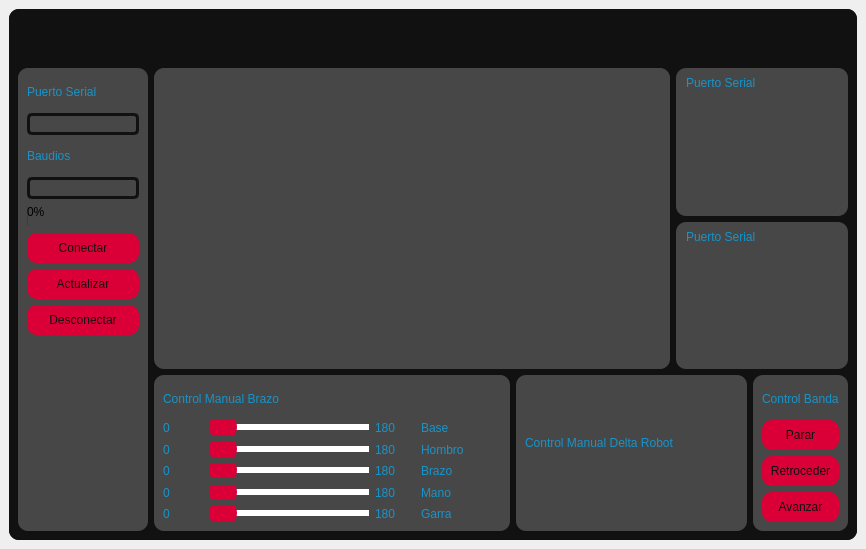
<?xml version="1.0" encoding="UTF-8"?>
<ui version="4.0">
 <class>MainWindow</class>
 <widget class="QMainWindow" name="MainWindow">
  <property name="geometry">
   <rect>
    <x>0</x>
    <y>0</y>
    <width>866</width>
    <height>549</height>
   </rect>
  </property>
  <property name="windowTitle">
   <string>MainWindow</string>
  </property>
  <widget class="QWidget" name="centralwidget">
   <layout class="QVBoxLayout" name="verticalLayout">
    <item>
     <widget class="QFrame" name="frame">
      <property name="styleSheet">
       <string notr="true">background-color: rgb(17, 17, 17);
border-radius: 10px;</string>
      </property>
      <property name="frameShape">
       <enum>QFrame::StyledPanel</enum>
      </property>
      <property name="frameShadow">
       <enum>QFrame::Raised</enum>
      </property>
      <layout class="QVBoxLayout" name="verticalLayout_2">
       <property name="spacing">
        <number>0</number>
       </property>
       <property name="leftMargin">
        <number>0</number>
       </property>
       <property name="topMargin">
        <number>0</number>
       </property>
       <property name="rightMargin">
        <number>0</number>
       </property>
       <property name="bottomMargin">
        <number>0</number>
       </property>
       <item>
        <widget class="QFrame" name="frame_superior">
         <property name="minimumSize">
          <size>
           <width>0</width>
           <height>50</height>
          </size>
         </property>
         <property name="maximumSize">
          <size>
           <width>16777215</width>
           <height>50</height>
          </size>
         </property>
         <property name="styleSheet">
          <string notr="true">
QFrame{
background-color: rgb(17,17,17);
}

QPushButton{
border-radius:18px;
background-color:rgb(17,17,17);
}

QPushButton:hover{
background-color:rgb(44,44,44);
}</string>
         </property>
         <property name="frameShape">
          <enum>QFrame::StyledPanel</enum>
         </property>
         <property name="frameShadow">
          <enum>QFrame::Raised</enum>
         </property>
         <layout class="QHBoxLayout" name="horizontalLayout">
          <property name="leftMargin">
           <number>10</number>
          </property>
          <property name="topMargin">
           <number>0</number>
          </property>
          <property name="rightMargin">
           <number>10</number>
          </property>
          <property name="bottomMargin">
           <number>0</number>
          </property>
          <item>
           <spacer name="horizontalSpacer">
            <property name="orientation">
             <enum>Qt::Horizontal</enum>
            </property>
            <property name="sizeHint" stdset="0">
             <size>
              <width>594</width>
              <height>13</height>
             </size>
            </property>
           </spacer>
          </item>
          <item>
           <widget class="QPushButton" name="bt_minimizar">
            <property name="minimumSize">
             <size>
              <width>38</width>
              <height>38</height>
             </size>
            </property>
            <property name="maximumSize">
             <size>
              <width>38</width>
              <height>38</height>
             </size>
            </property>
            <property name="text">
             <string/>
            </property>
            <property name="icon">
             <iconset>
              <normaloff>imagenes/icons8-minimizar-64.png</normaloff>imagenes/icons8-minimizar-64.png</iconset>
            </property>
            <property name="iconSize">
             <size>
              <width>36</width>
              <height>36</height>
             </size>
            </property>
           </widget>
          </item>
          <item>
           <widget class="QPushButton" name="bt_maximizar">
            <property name="minimumSize">
             <size>
              <width>38</width>
              <height>38</height>
             </size>
            </property>
            <property name="maximumSize">
             <size>
              <width>38</width>
              <height>38</height>
             </size>
            </property>
            <property name="text">
             <string/>
            </property>
            <property name="icon">
             <iconset>
              <normaloff>imagenes/icons8-maximizar-64.png</normaloff>imagenes/icons8-maximizar-64.png</iconset>
            </property>
            <property name="iconSize">
             <size>
              <width>36</width>
              <height>36</height>
             </size>
            </property>
           </widget>
          </item>
          <item>
           <widget class="QPushButton" name="bt_normal">
            <property name="minimumSize">
             <size>
              <width>38</width>
              <height>38</height>
             </size>
            </property>
            <property name="maximumSize">
             <size>
              <width>38</width>
              <height>38</height>
             </size>
            </property>
            <property name="text">
             <string/>
            </property>
            <property name="icon">
             <iconset>
              <normaloff>imagenes/icons8-maximizar-48.png</normaloff>imagenes/icons8-maximizar-48.png</iconset>
            </property>
            <property name="iconSize">
             <size>
              <width>36</width>
              <height>36</height>
             </size>
            </property>
           </widget>
          </item>
          <item>
           <widget class="QPushButton" name="bt_cerrar">
            <property name="minimumSize">
             <size>
              <width>38</width>
              <height>38</height>
             </size>
            </property>
            <property name="maximumSize">
             <size>
              <width>38</width>
              <height>38</height>
             </size>
            </property>
            <property name="text">
             <string/>
            </property>
            <property name="icon">
             <iconset>
              <normaloff>imagenes/icons8-cerrar-ventana-48.png</normaloff>imagenes/icons8-cerrar-ventana-48.png</iconset>
            </property>
            <property name="iconSize">
             <size>
              <width>36</width>
              <height>36</height>
             </size>
            </property>
           </widget>
          </item>
         </layout>
        </widget>
       </item>
       <item>
        <widget class="QFrame" name="frame_3">
         <property name="frameShape">
          <enum>QFrame::StyledPanel</enum>
         </property>
         <property name="frameShadow">
          <enum>QFrame::Raised</enum>
         </property>
         <layout class="QVBoxLayout" name="verticalLayout_5">
          <item>
           <layout class="QHBoxLayout" name="horizontalLayout_4" stretch="3,16">
            <item>
             <widget class="QFrame" name="frame_2">
              <property name="styleSheet">
               <string notr="true">
background-color: rgb(71,71,71);
</string>
              </property>
              <property name="frameShape">
               <enum>QFrame::StyledPanel</enum>
              </property>
              <property name="frameShadow">
               <enum>QFrame::Raised</enum>
              </property>
              <layout class="QVBoxLayout" name="verticalLayout_6">
               <item>
                <widget class="QLabel" name="label">
                 <property name="minimumSize">
                  <size>
                   <width>0</width>
                   <height>30</height>
                  </size>
                 </property>
                 <property name="styleSheet">
                  <string notr="true">color:rgb(24, 147, 200);
font: 87 12p &quot;Arial Black&quot;;
</string>
                 </property>
                 <property name="text">
                  <string>Puerto Serial</string>
                 </property>
                </widget>
               </item>
               <item>
                <widget class="QComboBox" name="cb_list_ports">
                 <property name="styleSheet">
                  <string notr="true">QComboBox{
border: 3px solid #111111;
border-radius: 5px;
min-width: 6em;
color: rgb(218, 0, 55);
font: 87 10pt &quot;Arial Black&quot;;
}

QComboBox::drop-down{
subcontrol-origin: padding;
subcontrol-position: top right;
width: 15px;
border-left-color:#111111;
border-left-style:solid;
border-top-right-radius:4px;
border-bottom-right-radius:4px;
}

QComboBox QAbstractItemView{
background: #2c2c2c;
selection-background-color:#ff0037
color: #111111
}	</string>
                 </property>
                </widget>
               </item>
               <item>
                <widget class="QLabel" name="label_3">
                 <property name="minimumSize">
                  <size>
                   <width>0</width>
                   <height>30</height>
                  </size>
                 </property>
                 <property name="styleSheet">
                  <string notr="true">color:rgb(24, 147, 200);
font: 87 12p &quot;Arial Black&quot;;
</string>
                 </property>
                 <property name="text">
                  <string>Baudios</string>
                 </property>
                </widget>
               </item>
               <item>
                <widget class="QComboBox" name="cb_list_baudrates">
                 <property name="styleSheet">
                  <string notr="true">QComboBox{
border: 3px solid #111111;
border-radius: 5px;
min-width: 6em;
color: rgb(218, 0, 55);
font: 87 10pt &quot;Arial Black&quot;;
}

QComboBox::drop-down{
subcontrol-origin: padding;
subcontrol-position: top right;
width: 15px;
border-left-color:#111111;
border-left-style:solid;
border-top-right-radius:4px;
border-bottom-right-radius:4px;
}

QComboBox QAbstractItemView{
background: #2c2c2c;
selection-background-color:#ff0037
color: #111111
}	</string>
                 </property>
                </widget>
               </item>
               <item>
                <widget class="QProgressBar" name="progressBarConection">
                 <property name="value">
                  <number>0</number>
                 </property>
                </widget>
               </item>
               <item>
                <widget class="QPushButton" name="bt_connect">
                 <property name="minimumSize">
                  <size>
                   <width>0</width>
                   <height>30</height>
                  </size>
                 </property>
                 <property name="maximumSize">
                  <size>
                   <width>16777215</width>
                   <height>30</height>
                  </size>
                 </property>
                 <property name="styleSheet">
                  <string notr="true">QPushButton{
background-color: rgb(218,0,55);
font: 87 12pt &quot;Arial Black&quot;;

color: rgb(17,17,17);

}

QPushButton:hover{
background-color:rgb(17,17,17);
font:87 12pt &quot;Arial Black&quot;;
color: rgb(218,0,55);
}</string>
                 </property>
                 <property name="text">
                  <string>Conectar</string>
                 </property>
                </widget>
               </item>
               <item>
                <widget class="QPushButton" name="bt_update">
                 <property name="minimumSize">
                  <size>
                   <width>0</width>
                   <height>30</height>
                  </size>
                 </property>
                 <property name="maximumSize">
                  <size>
                   <width>16777215</width>
                   <height>30</height>
                  </size>
                 </property>
                 <property name="styleSheet">
                  <string notr="true">QPushButton{
background-color: rgb(218,0,55);
font: 87 12pt &quot;Arial Black&quot;;

color: rgb(17,17,17);

}

QPushButton:hover{
background-color:rgb(17,17,17);
font:87 12pt &quot;Arial Black&quot;;
color: rgb(218,0,55);
}</string>
                 </property>
                 <property name="text">
                  <string>Actualizar</string>
                 </property>
                </widget>
               </item>
               <item>
                <widget class="QPushButton" name="bt_disconnect">
                 <property name="minimumSize">
                  <size>
                   <width>0</width>
                   <height>30</height>
                  </size>
                 </property>
                 <property name="maximumSize">
                  <size>
                   <width>16777215</width>
                   <height>30</height>
                  </size>
                 </property>
                 <property name="styleSheet">
                  <string notr="true">QPushButton{
background-color: rgb(218,0,55);
font: 87 12pt &quot;Arial Black&quot;;

color: rgb(17,17,17);

}

QPushButton:hover{
background-color:rgb(17,17,17);
font:87 12pt &quot;Arial Black&quot;;
color: rgb(218,0,55);
}</string>
                 </property>
                 <property name="text">
                  <string>Desconectar</string>
                 </property>
                </widget>
               </item>
               <item>
                <spacer name="verticalSpacer">
                 <property name="orientation">
                  <enum>Qt::Vertical</enum>
                 </property>
                 <property name="sizeHint" stdset="0">
                  <size>
                   <width>20</width>
                   <height>40</height>
                  </size>
                 </property>
                </spacer>
               </item>
               <item>
                <widget class="QLabel" name="label_2">
                 <property name="minimumSize">
                  <size>
                   <width>80</width>
                   <height>80</height>
                  </size>
                 </property>
                 <property name="maximumSize">
                  <size>
                   <width>80</width>
                   <height>80</height>
                  </size>
                 </property>
                 <property name="text">
                  <string/>
                 </property>
                 <property name="pixmap">
                  <pixmap>imagenes/icons8-robot-50.png</pixmap>
                 </property>
                </widget>
               </item>
              </layout>
             </widget>
            </item>
            <item>
             <layout class="QVBoxLayout" name="verticalLayout_4" stretch="5,2">
              <item>
               <layout class="QHBoxLayout" name="horizontalLayout_3" stretch="3,1">
                <item>
                 <widget class="QFrame" name="frame_6">
                  <property name="styleSheet">
                   <string notr="true">background-color:rgb(71, 71, 71);</string>
                  </property>
                  <property name="frameShape">
                   <enum>QFrame::StyledPanel</enum>
                  </property>
                  <property name="frameShadow">
                   <enum>QFrame::Raised</enum>
                  </property>
                 </widget>
                </item>
                <item>
                 <layout class="QVBoxLayout" name="verticalLayout_3">
                  <item>
                   <widget class="QFrame" name="frame_8">
                    <property name="styleSheet">
                     <string notr="true">background-color:rgb(71, 71, 71);</string>
                    </property>
                    <property name="frameShape">
                     <enum>QFrame::StyledPanel</enum>
                    </property>
                    <property name="frameShadow">
                     <enum>QFrame::Raised</enum>
                    </property>
                    <widget class="QLabel" name="label_23">
                     <property name="geometry">
                      <rect>
                       <x>10</x>
                       <y>0</y>
                       <width>114</width>
                       <height>30</height>
                      </rect>
                     </property>
                     <property name="minimumSize">
                      <size>
                       <width>0</width>
                       <height>30</height>
                      </size>
                     </property>
                     <property name="styleSheet">
                      <string notr="true">color:rgb(24, 147, 200);
font: 87 12p &quot;Arial Black&quot;;
</string>
                     </property>
                     <property name="text">
                      <string>Puerto Serial</string>
                     </property>
                    </widget>
                   </widget>
                  </item>
                  <item>
                   <widget class="QFrame" name="frame_9">
                    <property name="styleSheet">
                     <string notr="true">background-color:rgb(71, 71, 71);</string>
                    </property>
                    <property name="frameShape">
                     <enum>QFrame::StyledPanel</enum>
                    </property>
                    <property name="frameShadow">
                     <enum>QFrame::Raised</enum>
                    </property>
                    <widget class="QLabel" name="label_24">
                     <property name="geometry">
                      <rect>
                       <x>10</x>
                       <y>0</y>
                       <width>114</width>
                       <height>30</height>
                      </rect>
                     </property>
                     <property name="minimumSize">
                      <size>
                       <width>0</width>
                       <height>30</height>
                      </size>
                     </property>
                     <property name="styleSheet">
                      <string notr="true">color:rgb(24, 147, 200);
font: 87 12p &quot;Arial Black&quot;;
</string>
                     </property>
                     <property name="text">
                      <string>Puerto Serial</string>
                     </property>
                    </widget>
                   </widget>
                  </item>
                 </layout>
                </item>
               </layout>
              </item>
              <item>
               <layout class="QHBoxLayout" name="horizontalLayout_2" stretch="0,0,0">
                <item>
                 <widget class="QFrame" name="frame_4">
                  <property name="styleSheet">
                   <string notr="true">background-color:rgb(71, 71, 71);</string>
                  </property>
                  <property name="frameShape">
                   <enum>QFrame::StyledPanel</enum>
                  </property>
                  <property name="frameShadow">
                   <enum>QFrame::Raised</enum>
                  </property>
                  <layout class="QVBoxLayout" name="verticalLayout_7">
                   <item>
                    <widget class="QLabel" name="label_26">
                     <property name="minimumSize">
                      <size>
                       <width>0</width>
                       <height>30</height>
                      </size>
                     </property>
                     <property name="styleSheet">
                      <string notr="true">color:rgb(24, 147, 200);
font: 87 12p &quot;Arial Black&quot;;
</string>
                     </property>
                     <property name="text">
                      <string>Control Manual Brazo</string>
                     </property>
                    </widget>
                   </item>
                   <item>
                    <layout class="QHBoxLayout" name="horizontalLayout_5">
                     <item>
                      <widget class="QLabel" name="labelInfo1">
                       <property name="minimumSize">
                        <size>
                         <width>40</width>
                         <height>0</height>
                        </size>
                       </property>
                       <property name="styleSheet">
                        <string notr="true">color:rgb(24, 147, 200);
font: 87 12p &quot;Arial Black&quot;;
</string>
                       </property>
                       <property name="text">
                        <string>0</string>
                       </property>
                      </widget>
                     </item>
                     <item>
                      <widget class="QSlider" name="trackBarServo1">
                       <property name="minimumSize">
                        <size>
                         <width>160</width>
                         <height>0</height>
                        </size>
                       </property>
                       <property name="styleSheet">
                        <string notr="true">QSlider::groove:horizontal{
border:1px solid #da0037;
height: 4px;
background: #da0037;
}

QSlider::handle:horizontal{
background: rgb(218,0,55);

width:28px;
height:28px;

left: 11px;
right: 11px;

margin: -12px;
border-radius: 14px;
}

QSlider::add-page:horizontal{
background-color:white;
border: 1px solid white;
}</string>
                       </property>
                       <property name="maximum">
                        <number>180</number>
                       </property>
                       <property name="orientation">
                        <enum>Qt::Horizontal</enum>
                       </property>
                      </widget>
                     </item>
                     <item>
                      <widget class="QLabel" name="label_4">
                       <property name="minimumSize">
                        <size>
                         <width>40</width>
                         <height>0</height>
                        </size>
                       </property>
                       <property name="styleSheet">
                        <string notr="true">color:rgb(24, 147, 200);
font: 87 12p &quot;Arial Black&quot;;
</string>
                       </property>
                       <property name="text">
                        <string>180</string>
                       </property>
                      </widget>
                     </item>
                     <item>
                      <widget class="QLabel" name="label_12">
                       <property name="minimumSize">
                        <size>
                         <width>80</width>
                         <height>0</height>
                        </size>
                       </property>
                       <property name="styleSheet">
                        <string notr="true">color:rgb(24, 147, 200);
font: 87 12p &quot;Arial Black&quot;;
</string>
                       </property>
                       <property name="text">
                        <string>Base</string>
                       </property>
                      </widget>
                     </item>
                    </layout>
                   </item>
                   <item>
                    <layout class="QHBoxLayout" name="horizontalLayout_6">
                     <item>
                      <widget class="QLabel" name="labelInfo2">
                       <property name="minimumSize">
                        <size>
                         <width>40</width>
                         <height>0</height>
                        </size>
                       </property>
                       <property name="styleSheet">
                        <string notr="true">color:rgb(24, 147, 200);
font: 87 12p &quot;Arial Black&quot;;
</string>
                       </property>
                       <property name="text">
                        <string>0</string>
                       </property>
                      </widget>
                     </item>
                     <item>
                      <widget class="QSlider" name="trackBarServo2">
                       <property name="minimumSize">
                        <size>
                         <width>160</width>
                         <height>0</height>
                        </size>
                       </property>
                       <property name="styleSheet">
                        <string notr="true">QSlider::groove:horizontal{
border:1px solid #da0037;
height: 4px;
background: #da0037;
}

QSlider::handle:horizontal{
background: rgb(218,0,55);

width:28px;
height:28px;

left: 11px;
right: 11px;

margin: -12px;
border-radius: 14px;
}

QSlider::add-page:horizontal{
background-color:white;
border: 1px solid white;
}</string>
                       </property>
                       <property name="maximum">
                        <number>180</number>
                       </property>
                       <property name="orientation">
                        <enum>Qt::Horizontal</enum>
                       </property>
                      </widget>
                     </item>
                     <item>
                      <widget class="QLabel" name="label_5">
                       <property name="minimumSize">
                        <size>
                         <width>40</width>
                         <height>0</height>
                        </size>
                       </property>
                       <property name="styleSheet">
                        <string notr="true">color:rgb(24, 147, 200);
font: 87 12p &quot;Arial Black&quot;;
</string>
                       </property>
                       <property name="text">
                        <string>180</string>
                       </property>
                      </widget>
                     </item>
                     <item>
                      <widget class="QLabel" name="label_13">
                       <property name="minimumSize">
                        <size>
                         <width>80</width>
                         <height>0</height>
                        </size>
                       </property>
                       <property name="styleSheet">
                        <string notr="true">color:rgb(24, 147, 200);
font: 87 12p &quot;Arial Black&quot;;
</string>
                       </property>
                       <property name="text">
                        <string>Hombro</string>
                       </property>
                      </widget>
                     </item>
                    </layout>
                   </item>
                   <item>
                    <layout class="QHBoxLayout" name="horizontalLayout_7">
                     <item>
                      <widget class="QLabel" name="labelInfo3">
                       <property name="minimumSize">
                        <size>
                         <width>40</width>
                         <height>0</height>
                        </size>
                       </property>
                       <property name="styleSheet">
                        <string notr="true">color:rgb(24, 147, 200);
font: 87 12p &quot;Arial Black&quot;;
</string>
                       </property>
                       <property name="text">
                        <string>0</string>
                       </property>
                      </widget>
                     </item>
                     <item>
                      <widget class="QSlider" name="trackBarServo3">
                       <property name="minimumSize">
                        <size>
                         <width>160</width>
                         <height>0</height>
                        </size>
                       </property>
                       <property name="styleSheet">
                        <string notr="true">QSlider::groove:horizontal{
border:1px solid #da0037;
height: 4px;
background: #da0037;
}

QSlider::handle:horizontal{
background: rgb(218,0,55);

width:28px;
height:28px;

left: 11px;
right: 11px;

margin: -12px;
border-radius: 14px;
}

QSlider::add-page:horizontal{
background-color:white;
border: 1px solid white;
}</string>
                       </property>
                       <property name="maximum">
                        <number>180</number>
                       </property>
                       <property name="orientation">
                        <enum>Qt::Horizontal</enum>
                       </property>
                      </widget>
                     </item>
                     <item>
                      <widget class="QLabel" name="label_6">
                       <property name="minimumSize">
                        <size>
                         <width>40</width>
                         <height>0</height>
                        </size>
                       </property>
                       <property name="styleSheet">
                        <string notr="true">color:rgb(24, 147, 200);
font: 87 12p &quot;Arial Black&quot;;
</string>
                       </property>
                       <property name="text">
                        <string>180</string>
                       </property>
                      </widget>
                     </item>
                     <item>
                      <widget class="QLabel" name="label_14">
                       <property name="minimumSize">
                        <size>
                         <width>80</width>
                         <height>0</height>
                        </size>
                       </property>
                       <property name="styleSheet">
                        <string notr="true">color:rgb(24, 147, 200);
font: 87 12p &quot;Arial Black&quot;;
</string>
                       </property>
                       <property name="text">
                        <string>Brazo</string>
                       </property>
                      </widget>
                     </item>
                    </layout>
                   </item>
                   <item>
                    <layout class="QHBoxLayout" name="horizontalLayout_15">
                     <item>
                      <widget class="QLabel" name="labelInfo4">
                       <property name="minimumSize">
                        <size>
                         <width>40</width>
                         <height>0</height>
                        </size>
                       </property>
                       <property name="styleSheet">
                        <string notr="true">color:rgb(24, 147, 200);
font: 87 12p &quot;Arial Black&quot;;
</string>
                       </property>
                       <property name="text">
                        <string>0</string>
                       </property>
                      </widget>
                     </item>
                     <item>
                      <widget class="QSlider" name="trackBarServo4">
                       <property name="minimumSize">
                        <size>
                         <width>160</width>
                         <height>0</height>
                        </size>
                       </property>
                       <property name="styleSheet">
                        <string notr="true">QSlider::groove:horizontal{
border:1px solid #da0037;
height: 4px;
background: #da0037;
}

QSlider::handle:horizontal{
background: rgb(218,0,55);

width:28px;
height:28px;

left: 11px;
right: 11px;

margin: -12px;
border-radius: 14px;
}

QSlider::add-page:horizontal{
background-color:white;
border: 1px solid white;
}</string>
                       </property>
                       <property name="maximum">
                        <number>180</number>
                       </property>
                       <property name="orientation">
                        <enum>Qt::Horizontal</enum>
                       </property>
                      </widget>
                     </item>
                     <item>
                      <widget class="QLabel" name="label_19">
                       <property name="minimumSize">
                        <size>
                         <width>40</width>
                         <height>0</height>
                        </size>
                       </property>
                       <property name="styleSheet">
                        <string notr="true">color:rgb(24, 147, 200);
font: 87 12p &quot;Arial Black&quot;;
</string>
                       </property>
                       <property name="text">
                        <string>180</string>
                       </property>
                      </widget>
                     </item>
                     <item>
                      <widget class="QLabel" name="label_20">
                       <property name="minimumSize">
                        <size>
                         <width>80</width>
                         <height>0</height>
                        </size>
                       </property>
                       <property name="styleSheet">
                        <string notr="true">color:rgb(24, 147, 200);
font: 87 12p &quot;Arial Black&quot;;
</string>
                       </property>
                       <property name="text">
                        <string>Mano</string>
                       </property>
                      </widget>
                     </item>
                    </layout>
                   </item>
                   <item>
                    <layout class="QHBoxLayout" name="horizontalLayout_16">
                     <item>
                      <widget class="QLabel" name="labelInfo5">
                       <property name="minimumSize">
                        <size>
                         <width>40</width>
                         <height>0</height>
                        </size>
                       </property>
                       <property name="styleSheet">
                        <string notr="true">color:rgb(24, 147, 200);
font: 87 12p &quot;Arial Black&quot;;
</string>
                       </property>
                       <property name="text">
                        <string>0</string>
                       </property>
                      </widget>
                     </item>
                     <item>
                      <widget class="QSlider" name="trackBarServo5">
                       <property name="minimumSize">
                        <size>
                         <width>160</width>
                         <height>0</height>
                        </size>
                       </property>
                       <property name="styleSheet">
                        <string notr="true">QSlider::groove:horizontal{
border:1px solid #da0037;
height: 4px;
background: #da0037;
}

QSlider::handle:horizontal{
background: rgb(218,0,55);

width:28px;
height:28px;

left: 11px;
right: 11px;

margin: -12px;
border-radius: 14px;
}

QSlider::add-page:horizontal{
background-color:white;
border: 1px solid white;
}</string>
                       </property>
                       <property name="maximum">
                        <number>180</number>
                       </property>
                       <property name="orientation">
                        <enum>Qt::Horizontal</enum>
                       </property>
                      </widget>
                     </item>
                     <item>
                      <widget class="QLabel" name="label_21">
                       <property name="minimumSize">
                        <size>
                         <width>40</width>
                         <height>0</height>
                        </size>
                       </property>
                       <property name="styleSheet">
                        <string notr="true">color:rgb(24, 147, 200);
font: 87 12p &quot;Arial Black&quot;;
</string>
                       </property>
                       <property name="text">
                        <string>180</string>
                       </property>
                      </widget>
                     </item>
                     <item>
                      <widget class="QLabel" name="label_22">
                       <property name="minimumSize">
                        <size>
                         <width>80</width>
                         <height>0</height>
                        </size>
                       </property>
                       <property name="styleSheet">
                        <string notr="true">color:rgb(24, 147, 200);
font: 87 12p &quot;Arial Black&quot;;
</string>
                       </property>
                       <property name="text">
                        <string>Garra</string>
                       </property>
                      </widget>
                     </item>
                    </layout>
                   </item>
                  </layout>
                 </widget>
                </item>
                <item>
                 <widget class="QFrame" name="frame_5">
                  <property name="styleSheet">
                   <string notr="true">background-color:rgb(71, 71, 71);</string>
                  </property>
                  <property name="frameShape">
                   <enum>QFrame::StyledPanel</enum>
                  </property>
                  <property name="frameShadow">
                   <enum>QFrame::Raised</enum>
                  </property>
                  <layout class="QVBoxLayout" name="verticalLayout_8">
                   <item>
                    <widget class="QLabel" name="label_27">
                     <property name="minimumSize">
                      <size>
                       <width>0</width>
                       <height>30</height>
                      </size>
                     </property>
                     <property name="styleSheet">
                      <string notr="true">color:rgb(24, 147, 200);
font: 87 12p &quot;Arial Black&quot;;
</string>
                     </property>
                     <property name="text">
                      <string>Control Manual Delta Robot</string>
                     </property>
                    </widget>
                   </item>
                   <item>
                    <spacer name="horizontalSpacer_2">
                     <property name="orientation">
                      <enum>Qt::Horizontal</enum>
                     </property>
                     <property name="sizeHint" stdset="0">
                      <size>
                       <width>248</width>
                       <height>20</height>
                      </size>
                     </property>
                    </spacer>
                   </item>
                   <item>
                    <layout class="QVBoxLayout" name="graph_layout"/>
                   </item>
                  </layout>
                 </widget>
                </item>
                <item>
                 <widget class="QFrame" name="frame_7">
                  <property name="styleSheet">
                   <string notr="true">background-color:rgb(71, 71, 71);</string>
                  </property>
                  <property name="frameShape">
                   <enum>QFrame::StyledPanel</enum>
                  </property>
                  <property name="frameShadow">
                   <enum>QFrame::Raised</enum>
                  </property>
                  <layout class="QVBoxLayout" name="verticalLayout_9">
                   <item>
                    <widget class="QLabel" name="label_25">
                     <property name="minimumSize">
                      <size>
                       <width>0</width>
                       <height>30</height>
                      </size>
                     </property>
                     <property name="styleSheet">
                      <string notr="true">color:rgb(24, 147, 200);
font: 87 12p &quot;Arial Black&quot;;
</string>
                     </property>
                     <property name="text">
                      <string>Control Banda</string>
                     </property>
                    </widget>
                   </item>
                   <item>
                    <layout class="QVBoxLayout" name="verticalLayout_11">
                     <item>
                      <widget class="QPushButton" name="buttonParar">
                       <property name="minimumSize">
                        <size>
                         <width>0</width>
                         <height>30</height>
                        </size>
                       </property>
                       <property name="maximumSize">
                        <size>
                         <width>16777215</width>
                         <height>30</height>
                        </size>
                       </property>
                       <property name="styleSheet">
                        <string notr="true">QPushButton{
background-color: rgb(218,0,55);
font: 87 12pt &quot;Arial Black&quot;;

color: rgb(17,17,17);

}

QPushButton:hover{
background-color:rgb(17,17,17);
font:87 12pt &quot;Arial Black&quot;;
color: rgb(218,0,55);
}</string>
                       </property>
                       <property name="text">
                        <string>Parar</string>
                       </property>
                      </widget>
                     </item>
                     <item>
                      <widget class="QPushButton" name="buttonRetroceder">
                       <property name="minimumSize">
                        <size>
                         <width>0</width>
                         <height>30</height>
                        </size>
                       </property>
                       <property name="maximumSize">
                        <size>
                         <width>16777215</width>
                         <height>30</height>
                        </size>
                       </property>
                       <property name="styleSheet">
                        <string notr="true">QPushButton{
background-color: rgb(218,0,55);
font: 87 12pt &quot;Arial Black&quot;;

color: rgb(17,17,17);

}

QPushButton:hover{
background-color:rgb(17,17,17);
font:87 12pt &quot;Arial Black&quot;;
color: rgb(218,0,55);
}</string>
                       </property>
                       <property name="text">
                        <string>Retroceder</string>
                       </property>
                      </widget>
                     </item>
                     <item>
                      <widget class="QPushButton" name="buttonAvanzar">
                       <property name="minimumSize">
                        <size>
                         <width>0</width>
                         <height>30</height>
                        </size>
                       </property>
                       <property name="maximumSize">
                        <size>
                         <width>16777215</width>
                         <height>30</height>
                        </size>
                       </property>
                       <property name="styleSheet">
                        <string notr="true">QPushButton{
background-color: rgb(218,0,55);
font: 87 12pt &quot;Arial Black&quot;;

color: rgb(17,17,17);

}

QPushButton:hover{
background-color:rgb(17,17,17);
font:87 12pt &quot;Arial Black&quot;;
color: rgb(218,0,55);
}</string>
                       </property>
                       <property name="text">
                        <string>Avanzar</string>
                       </property>
                      </widget>
                     </item>
                    </layout>
                   </item>
                  </layout>
                 </widget>
                </item>
               </layout>
              </item>
             </layout>
            </item>
           </layout>
          </item>
         </layout>
        </widget>
       </item>
      </layout>
     </widget>
    </item>
   </layout>
  </widget>
 </widget>
 <resources/>
 <connections/>
</ui>
